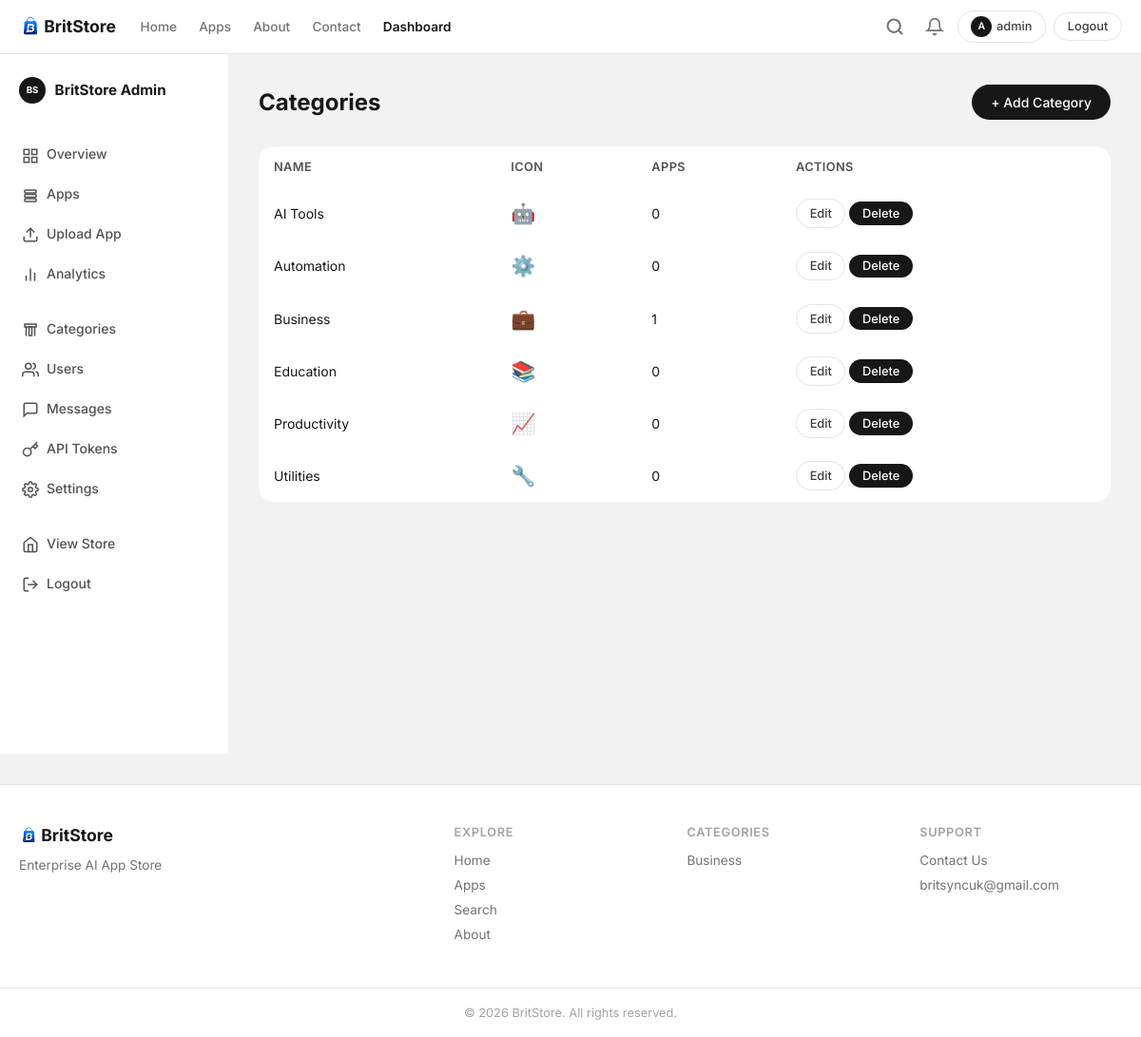
/dashboard/categories/ (signed in), run on an earlier commit of the app's database.
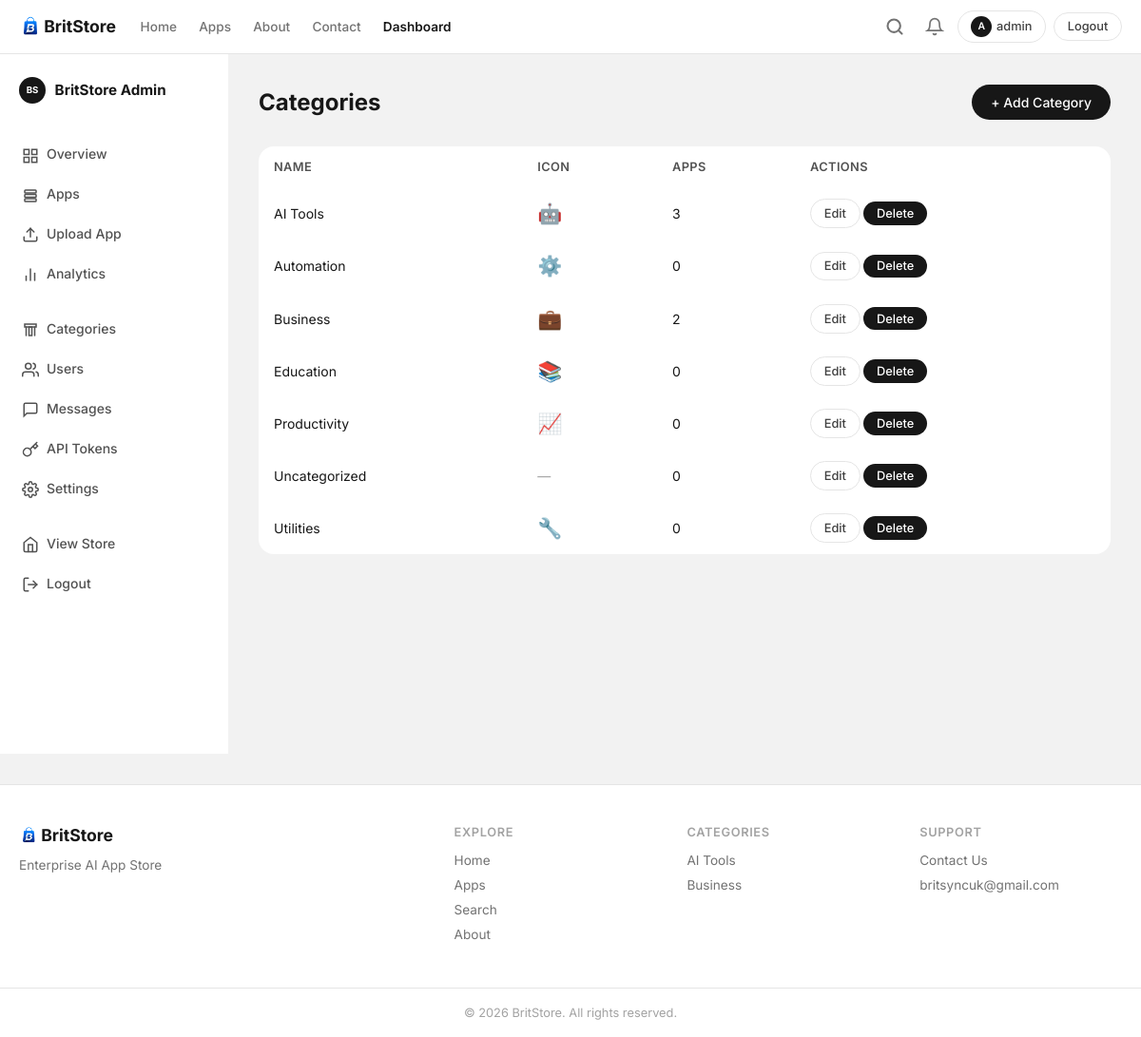
And on a later commit of the database.
### store/models.py (models this page shows, shortened)
class Category(models.Model):
    name = models.CharField(max_length=100, unique=True)
    slug = models.SlugField(max_length=120, unique=True, blank=True)
    description = models.TextField(blank=True)
    icon = models.ImageField(upload_to='category_icons/', blank=True)
    icon_emoji = models.CharField(max_length=10, blank=True, help_text='Fallback emoji if no icon image')
    created_at = models.DateTimeField(auto_now_add=True)
    class Meta:
        verbose_name_plural = 'Categories'
        ordering = ['name']

### store/views.py (the view)
# urls.py: path('dashboard/categories/', views.manage_categories, name='dashboard_categories'),
@super_admin_required
def manage_categories(request):
    categories = Category.objects.annotate(app_count=Count('apps'))
    return render(request, 'dashboard/categories.html', {'categories': categories})

### store/context_processors.py (called while the page is built)
def site_context(request):
    settings_obj = WebsiteSettings.get_solo()
    from store.models import Category, Notification
    nav_categories = Category.objects.annotate(
        published_count=Count('apps', filter=Q(apps__published=True)),
    ).filter(published_count__gt=0)[:8]
    notifications = []
    unread_notifications = 0
    if request.user.is_authenticated and request.user.is_super_admin:
        notifications = Notification.objects.all()[:10]
        unread_notifications = Notification.objects.filter(is_read=False).count()
    return {
        'site_settings': settings_obj,
        'nav_categories': nav_categories,
        'notifications': notifications,
        'unread_notifications': unread_notifications,
    }

### store/models.py (called while the page is built)
    @property
    def is_super_admin(self):
        return self.role == self.ROLE_SUPER_ADMIN or self.is_superuser

    @property
    def can_access_dashboard(self):
        return self.is_super_admin or self.is_app_manager or self.is_staff

    @property
    def avatar_letter(self):
        return self.username[0].upper() if self.username else '?'

    @classmethod
    def get_solo(cls):
        obj, _ = cls.objects.get_or_create(pk=1)
        return obj

### templates/dashboard/categories.html (shortened to what this page needs)
{% extends 'base.html' %}
{% load static %}
{% block extra_css %}<link rel="stylesheet" href="{% static 'css/dashboard.css' %}">{% endblock %}
{% block content %}
<div class="dashboard-layout">
    {% include 'dashboard/sidebar.html' %}
    <div class="dashboard-main">
        <div class="dashboard-header flex-between">
            <h1>Categories</h1>
            <a href="{% url 'dashboard_category_create' %}" class="btn btn-primary">+ Add Category</a>
        </div>
        <table class="dash-table">
            <thead><tr><th>Name</th><th>Icon</th><th>Apps</th><th>Actions</th></tr></thead>
            <tbody>
                {% for cat in categories %}
                <tr>
                    <td>{{ cat.name }}</td>
                    <td>
                        {% if cat.icon %}
                        <img src="{{ cat.icon.url }}" alt="{{ cat.name }}" style="width:32px;height:32px;object-fit:cover;border-radius:6px;">
                        {% elif cat.icon_emoji %}
                        <span style="font-size:1.3rem">{{ cat.icon_emoji }}</span>
                        {% else %}
                        <span class="text-muted">—</span>
                        {% endif %}
                    </td>
                    <td>{{ cat.app_count }}</td>
                    <td>
                        <a href="{% url 'dashboard_category_edit' cat.pk %}" class="btn btn-outline btn-sm">Edit</a>
                        <form method="post" action="{% url 'dashboard_category_delete' cat.pk %}" style="display:inline">
                            <button type="submit" class="btn btn-danger btn-sm" onclick="return confirm('Delete category?')">Delete</button>
                        </form>
                    </td>
                </tr>
                {% endfor %}
            </tbody>
        </table>
    </div>
</div>
{% endblock %}

### templates/base.html (shortened to what the changed rows need)
{% load static %}
<!DOCTYPE html>
<html lang="en">
<head>
    <link rel="stylesheet" href="{% static 'css/style.css' %}?v=2">
    {% block extra_css %}{% endblock %}
</head>
<body>
    <main>
        {% block content %}{% endblock %}
    </main>
    <footer class="site-footer">
        <div class="container footer-grid">
            <div class="footer-links">
                <h4>Categories</h4>
                {% for cat in nav_categories|slice:":5" %}
                <a href="{% url 'category' cat.slug %}">{{ cat.name }}</a>
                {% empty %}
                <span class="text-muted">No categories yet</span>
                {% endfor %}
            </div>
        </div>
    </footer>
</body>
</html>

What changed in the data, as far as the page shows it:
now on one of the page's lists (row unchanged): Category: name "AI Tools"
computed for Category "AI Tools": app_count "0" → "3"
computed for Category "Business": app_count "1" → "2"
added Category: name "Uncategorized", app_count "0", shown under "Categories"
